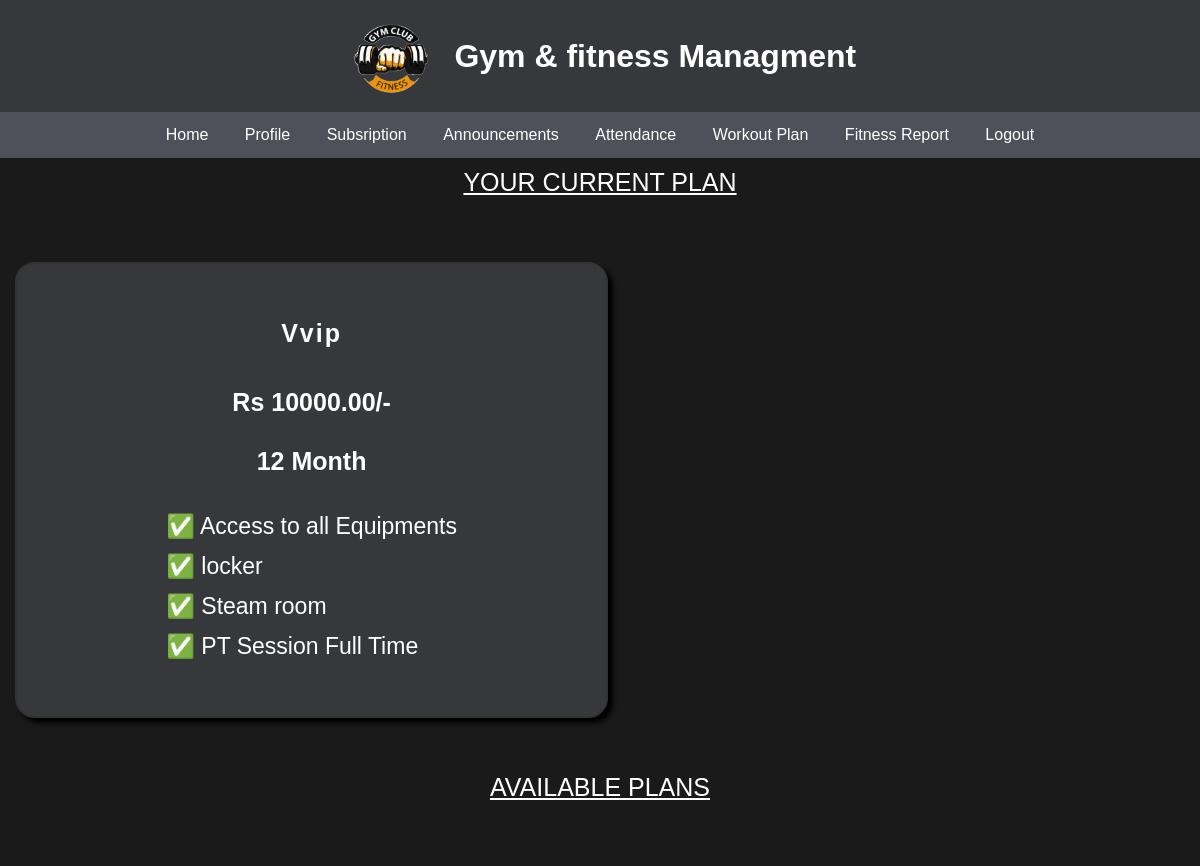
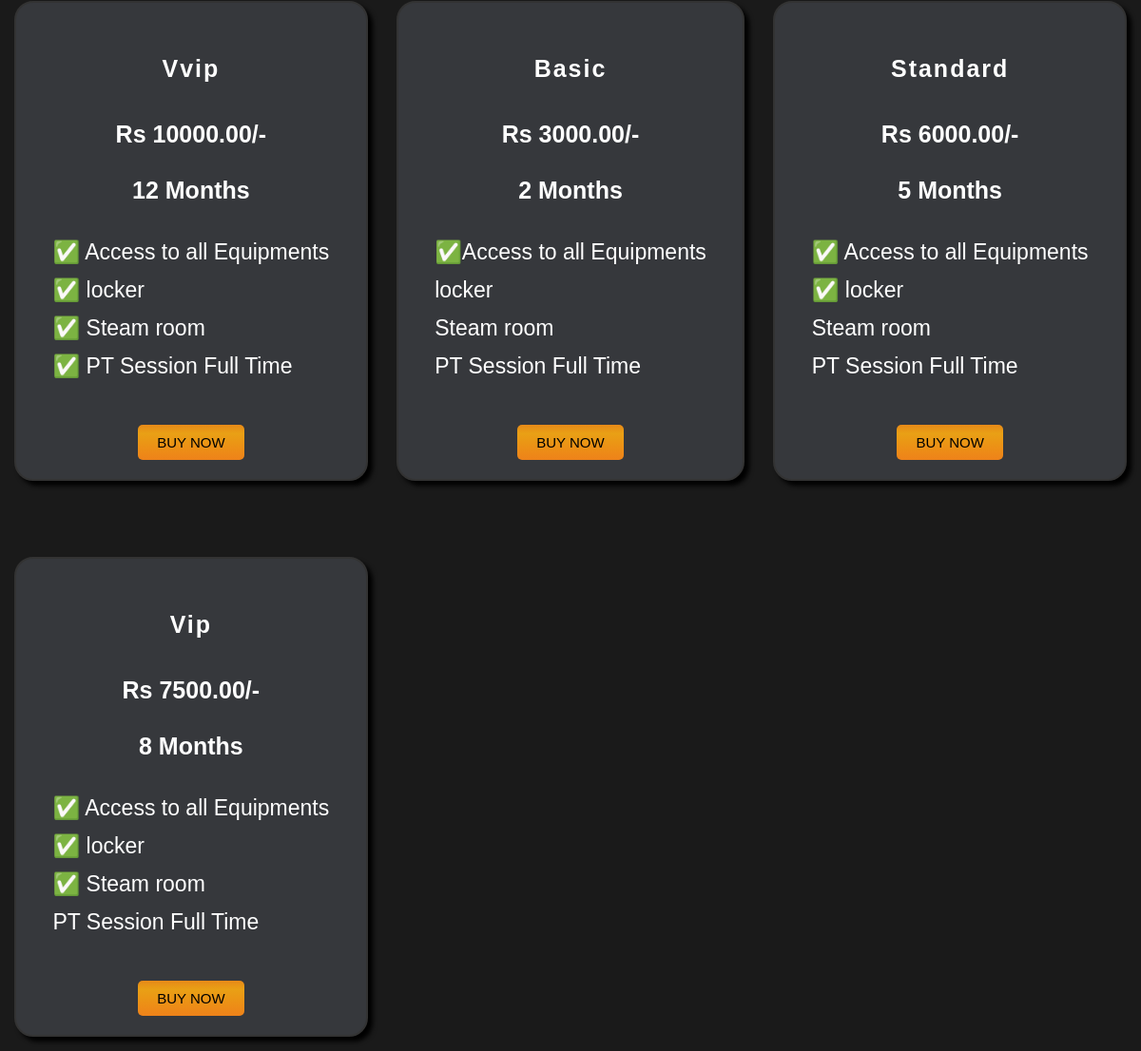
Page /Dashboard/User/User_subscription.php (signed in) on the committed database (2 pictures, top to bottom).
### tables this page shows
CREATE TABLE `sales` (
  `sales_id` int(11) NOT NULL,
  `plan_id` int(11) NOT NULL,
  `member_id` int(11) NOT NULL,
  `start_date` date NOT NULL,
  `end_date` date NOT NULL,
  `status` enum('Active','Inactive') NOT NULL,
  `date_created` timestamp NOT NULL DEFAULT current_timestamp(),
  `amount` decimal(10,2) NOT NULL
);

CREATE TABLE `subscription_plan` (
  `plan_id` int(11) NOT NULL,
  `plan_name` varchar(255) NOT NULL,
  `amount` decimal(10,2) NOT NULL,
  `description` text DEFAULT NULL,
  `validity` int(11) NOT NULL
);

### Dashboard/User/User_subscription.php (the view, shortened to what this page needs)
<!DOCTYPE html>
<head>
</head>
<body>
    <?php include '_Uheader.php'; ?>
    <span><u>YOUR CURRENT PLAN</u></span>
    <div class="pur-plan">
        <?php include '_Subscription-plan-purchased.php'; ?>
    </div>
    <span><u>AVAILABLE PLANS</u></span>
    <div class="subshow">
    <?php
include('../../Include/_dbconnect.php');
$username = $_SESSION['username'];
$sql1 = "SELECT member_id FROM members WHERE username = '$username'";
$result1 = mysqli_query($conn, $sql1);
$row = mysqli_fetch_assoc($result1);
$member_id = $row['member_id'];
$sql = "SELECT * FROM subscription_plan";
$result = mysqli_query($conn, $sql);
if ($result) {
    while ($row = mysqli_fetch_assoc($result)) {
        $plan_id = $row['plan_id'];
        $pname = $row['plan_name'];
        $amount = $row['amount'];
        $validity = $row['validity'];
        $des = nl2br($row['description']);
        echo "<div class='subscription-main'>
                  <div class='subscription-content'>
                      <div class='subscription-label'>
                          <span>$pname</span>
                      </div>
                      <div class='subscription-label'>
                          <span>Rs $amount/-</span>
                      </div>
                      <div class='subscription-label'>
                          <span>$validity Months</span>
                      </div>
                      <div class='subscription-para'>$des</div>
                      <form method='POST' action='_User-buy.php?member_id=$member_id&plan_id=$plan_id'>
                          <button type='submit'>BUY NOW</button>
                      </form>
                  </div>
              </div>";
    }
} else {
    echo "Currently Plans Not Available ";
}
?>
        <div>
</body>
</html>

### Dashboard/User/_Subscription-plan-purchased.php (shortened to what this page needs)
<?php
if (isset($_SESSION['loggedin']) && $_SESSION['loggedin'] == true) {
    include('../../Include/_dbconnect.php');
    $username = $_SESSION['username'];
    $sql = "SELECT
                sales.member_id,
                members.member_name,
                sales.plan_id,
                subscription_plan.plan_name,
                subscription_plan.amount,
                subscription_plan.validity,
                subscription_plan.description
            FROM
                sales
            JOIN
                members ON sales.member_id = members.member_id
            JOIN
                subscription_plan ON sales.plan_id = subscription_plan.plan_id
            WHERE
                members.username = '$username'";
    $result = mysqli_query($conn, $sql);
    if ($result) {
        while ($row = mysqli_fetch_assoc($result)) {
            $plan_name = $row['plan_name'];
            $amount = $row['amount'];
            $validity = $row['validity'];
            $des = nl2br($row['description']);
            echo "<div class='subscription-main'>
                    <div class='subscription-content'>
                        <div class='subscription-label'>
                            <span>$plan_name</span>
                        </div>
                        <div class='subscription-label'>
                            <span>Rs $amount/-</span>
                        </div>
                        <div class='subscription-label'>
                            <span>$validity Month</span>
                        </div>
                        <div class='subscription-para'>$des</div>
                    </div>
                </div>";
        }
    } else {
        echo "Error executing SQL query: " . mysqli_error($conn);
    }
}
?>

### css/User-Dashboard.css (style rules this page uses)
* { margin: 0; padding: 0; font-family: 'Gill Sans', 'Gill Sans MT', Calibri, 'Trebuchet MS', sans-serif; }
body { background-color: #1a1a1a; color:#ffffff; }
.subshow { display: grid; grid-template-rows: auto auto; grid-template-columns: auto auto auto; margin: 15px; grid-gap: 30px; flex-direction: column-reverse; }
.subscription-main { text-align: center; margin: 50px 0px 0px 0px; background-color: #36383C; min-height: 400px; border-radius: 20px; box-shadow: 5px 5px 5px black; border: 2px solid #333333; }
.subscription-content { margin: auto; font-size: 40px; padding: 20px 20px; }
.subscription-label { color: #fff; font-weight: bolder; }
.subscription-label:nth-child(even) { font-size: 25px; margin: 30px 0px 20px 0px; }
.subscription-label:first-child { letter-spacing: 2px; padding: 25px 0px 0px 0px; margin: 0px 0px 20px 0px; }
.subscription-para { display: grid; justify-content: center; text-align: justify; color: #ffff; width: 100%; margin: 40px 0px 40px; font-size: 23px; border-radius: 10px; line-height: 20px; }
button { padding: 10px 20px; font-size: 15px; border-radius: 5px; border: none; background-image: linear-gradient(to top, #ee821a, #ed8c17, #eb9615, #e9a015, #e78918); transition: ease-in-out 0.1s; }
span { padding: 10px 0px 0px 0px; text-align: center; display: block; font-size: 25px; }
.pur-plan { display: grid; grid-template-rows: auto auto; grid-template-columns: auto auto auto; margin: 15px; grid-gap: 30px; flex-direction: column-reverse; }

### Dashboard/User/User_subscription.php (style rules this page uses)
.subshow { display: grid; grid-template-rows: auto auto; grid-template-columns: auto auto auto; margin: 15px; grid-gap: 30px; flex-direction: column-reverse; }
.subscription-main { text-align: center; margin: 50px 0px 0px 0px; background-color: #36383C; min-height: 400px; border-radius: 20px; box-shadow: 5px 5px 5px black; border: 2px solid #333333; }
.subscription-content { margin: auto; font-size: 40px; padding: 20px 20px; }
.subscription-label { color: #fff; font-weight: bolder; }
.subscription-label:nth-child(even) { font-size: 25px; margin: 30px 0px 20px 0px; }
.subscription-label:first-child { letter-spacing: 2px; padding: 25px 0px 0px 0px; margin: 0px 0px 20px 0px; }
.subscription-para { display: grid; justify-content: center; text-align: justify; color: #ffff; width: 100%; margin: 40px 0px 40px; font-size: 23px; border-radius: 10px; line-height: 20px; }
button { padding: 10px 20px; font-size: 15px; border-radius: 5px; border: none; background-image: linear-gradient(to top, #ee821a, #ed8c17, #eb9615, #e9a015, #e78918); transition: ease-in-out 0.1s; }
span { padding: 10px 0px 0px 0px; text-align: center; display: block; font-size: 25px; }
.pur-plan { display: grid; grid-template-rows: auto auto; grid-template-columns: auto auto auto; margin: 15px; grid-gap: 30px; flex-direction: column-reverse; }

### rows in the picture
sales: plan.plan_name "Vvip", plan.amount "10000.00", plan.validity "12", plan.description "✅ Access to all Equipments ✅ locker ✅ Steam room ✅ PT Session Full Time"
subscription_plan: plan_name "Vvip", amount "10000.00", validity "12", description "✅ Access to all Equipments ✅ locker ✅ Steam room ✅ PT Session Full Time"
subscription_plan: plan_name "Basic", amount "3000.00", validity "2", description "✅Access to all Equipments locker Steam room PT Session Full Time"
subscription_plan: plan_name "Standard", amount "6000.00", validity "5", description "✅ Access to all Equipments ✅ locker Steam room PT Session Full Time"
subscription_plan: plan_name "Vip", amount "7500.00", validity "8", description "✅ Access to all Equipments ✅ locker ✅ Steam room PT Session Full Time"
